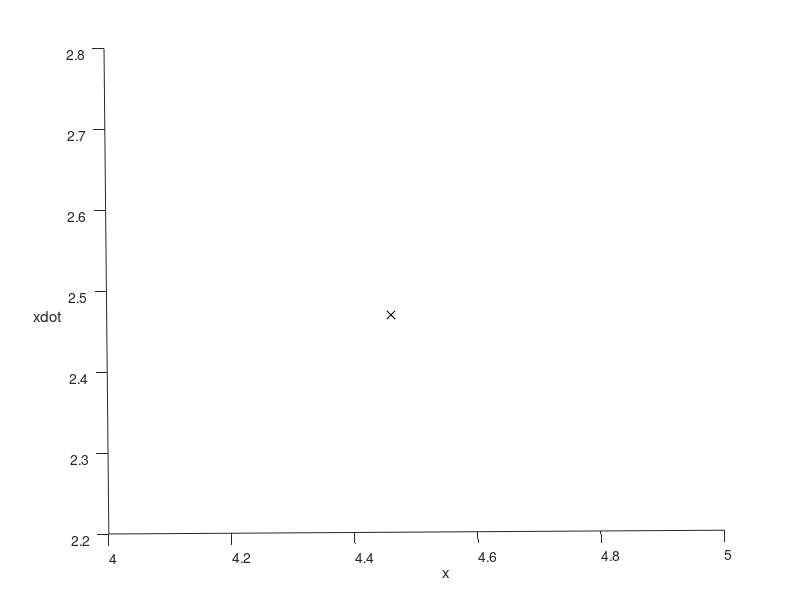

Source code (MATLAB): (Note: this script raises an error after producing the figure.)
% script RR_Sim_Duffing
% A simple RK4 simulation of the Duffing oscillator.
%% Renaissance Repository, https://github.com/tbewley/RR/tree/main/RR_chap07
%% Copyright 2024 by Thomas Bewley, published under BSD 3-Clause License.

clear, close all, T=200; h=0.05; x=5*rand(2,1);              % Set up simulation
plot3(x(1),x(2),0,'kx'); view([-0.45 90]); hold on           % Set up plot
xlabel('x'), ylabel('xdot')
for t=0:h:T
   k1=RHS(x,t); k2=RHS(x+h*k1/2,t+h/2); k3=RHS(x+h*k2/2,t+h/2); k4=RHS(x+h*k3,t+h);
   xnew=x+h*(k1/6+k2/3+k3/3+k4/6);
   plot3([xnew(1) x(1)],[xnew(2) x(2)],[t-h,t]); axis([-4.5 4.5 -6 6 t-10 t])
   x=xnew; pause(0.001);
end
%%%%%%%%
function k=RHS(x,t) % Note: the "non-autonomous" Duffing RHS depends explicitly on t.
alpha=-1; beta=0.25; delta=0.1; gamma=2.5; omega=2;  % Define constants for Duffing
k=[x(2); -delta*x(2)-alpha*x(1)-beta*(x(1))^3-gamma*cos(omega*t)];
end
